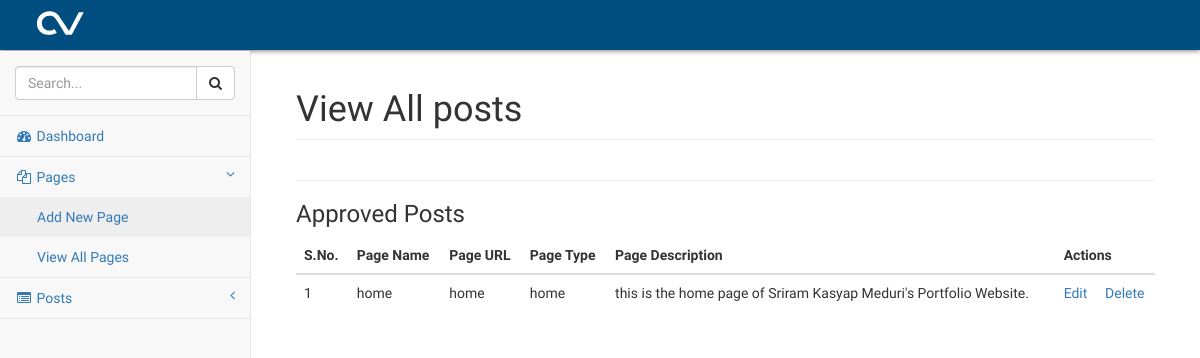
/cv-admin/pages.php?source=add, run on an earlier commit of the app's database.
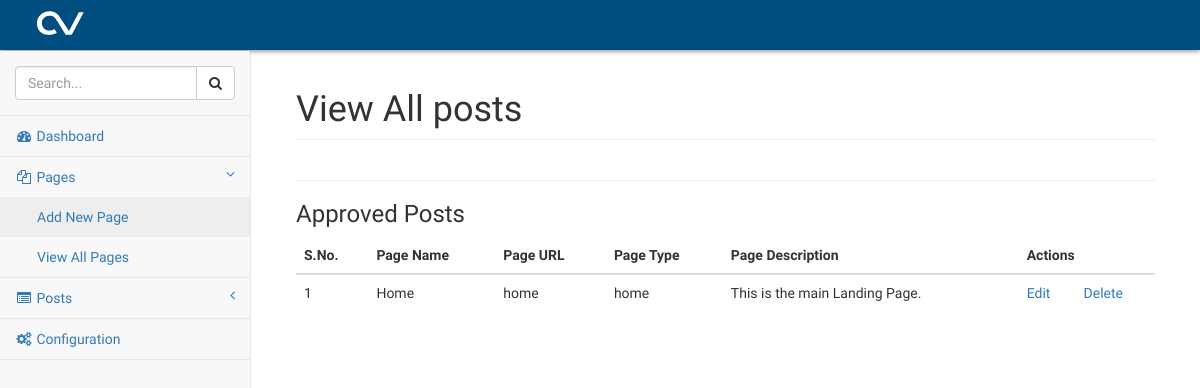
And on a later commit of the database.
### tables this page shows
CREATE TABLE `admin_sidenav_items` (
  `sidenav_id` int(3) NOT NULL,
  `sidenav_name` varchar(50) NOT NULL,
  `sidenav_icon` varchar(50) NOT NULL,
  `sidenav_url` varchar(255) NOT NULL DEFAULT '#',
  `sidenav_has_dropdown` tinyint(1) NOT NULL DEFAULT '0',
  `sidenav_dropdown_items` text NOT NULL,
  `sidenav_pos` int(3) NOT NULL
);

CREATE TABLE `site_pages` (
  `page_id` int(20) NOT NULL,
  `page_url` varchar(255) NOT NULL,
  `page_title` varchar(255) NOT NULL,
  `page_heading` varchar(255) NOT NULL,
  `page_description` text NOT NULL,
  `page_type` varchar(255) NOT NULL
);

### cv-admin/includes/functions.php (called while the page is built, shortened)
<?php
    function connect_db() {
        $link = mysqli_connect(DB_HOST, DB_USER, DB_PASS, DB_NAME) or die("ERROR: " . mysqli_error());
        return $link;
    }
?>

### cv-admin/pages.php (the view, shortened to what this page needs)
<?php
    if(!isset($_GET['source'])) {
        header("Location: index.php");
    }
    else {
    	include 'includes/functions.php';
        $task = $_GET['task'];
        switch($task) {
            default :       $page['title'] = 'posts';
                            $page['data'] =  view_all_pages();
                            $page['heading'] = 'View All posts';
                            break;
        }
    }
    include 'includes/header.php';
    function view_all_pages() {
    	$data = '<hr>
		<h3>Approved Posts</h3>
		   <table class="table table-hover">
		    <thead>
		        <tr>
		            <th>S.No.</th>
		            <th>Page Name</th>
		            <th>Page URL</th>
                    <th>Page Type</th>
                    <th>Page Description</th>
		            <th colspan="2">Actions</th>
		        </tr>
		    </thead>
		    <tbody>';
            $view_query = "SELECT * FROM `".TABLE_PREFIX."pages`";
            $all_posts_result = mysqli_query(connect_db(), $view_query);
            while($row=mysqli_fetch_assoc($all_posts_result)) {
                $data .= '<tr>
		                    <td>' . $row['page_id'] . '</td>
		                    <td>' . $row['page_heading'] . '</td>
		                    <td>' . $row['page_url'] . '</td>
		                    <td>' . $row['page_type'] . '</td>
		                    <td>' . $row['page_description'] . '</td>
		                    <td><a class="page-task" data-task="edit" data-sid="' . $row['post_id'] . '">Edit</a></td>
		                    <td><a class="page-task" data-task="delete" data-sid="' . $row['post_id'] . '">Delete</a></td>
		                </tr>';
            }
    	$data .= '</tbody></table>';
  		return $data;
    }
?>
<body>
    <div id="wrapper">
        <?php include 'includes/nav.php'; ?>
        <div id="page-wrapper">
            <div class="container-fluid">
                <div class="row">
                    <div class="col-lg-12">
                        <h1 class="page-header"><?= $page['heading'] ?></h1>
                    </div>
                </div>
               	<div class="row">
                    <div class="col-lg-12" id="cv-post-content">
                    <?= $page['data'] ?>
                    </div>
                </div>
            </div>
        </div>
    </div>
<?php include 'includes/footer.php'; ?>

### cv-admin/includes/nav.php (shortened to what this page needs)
<nav class="navbar navbar-default navbar-static-top" role="navigation" style="margin-bottom: 0">
    <div class="navbar-header">
        <a class="navbar-brand" href="index.php">
		</a>
    </div>
    <?php include 'includes/nav_sidebar.php'; ?>
</nav>

### cv-admin/includes/nav_sidebar.php
<div class="navbar-default sidebar" role="navigation">
    <div class="sidebar-nav navbar-collapse">
        <ul class="nav" id="side-menu">
            <li class="sidebar-search">
                <div class="input-group custom-search-form">
                    <input type="text" class="form-control" placeholder="Search...">
                    <span class="input-group-btn">
                    <button class="btn btn-default" type="button">
                        <i class="fa fa-search"></i>
                    </button>
                </span>
                </div>
            </li>
            <?php
                $link = connect_db('cv_cms');
                $all_sidebar_query = "SELECT * FROM `admin_sidenav_items` ORDER BY `sidenav_pos` ASC";
                $sidebar_result = mysqli_query($link, $all_sidebar_query);
                while($sidebar_row = mysqli_fetch_assoc($sidebar_result)) {
                    if(!$sidebar_row['sidenav_has_dropdown']) {
            ?>
            <li>
                <a href="<?= $sidebar_row['sidenav_url'] ?>"> <i class="fa <?= $sidebar_row['sidenav_icon'] ?> fa-fw"></i><?= "  " . ucwords($sidebar_row['sidenav_name']) ?></a>
            </li>
            <?php
                    }
                    else {
            ?>
            <li>
                <a href="<?= $sidebar_row['sidenav_url'] ?>"><i class="fa <?= $sidebar_row['sidenav_icon'] ?> fa-fw"></i><?= "  " .  ucwords($sidebar_row['sidenav_name']) ?><span class="fa arrow"></span></a>
                <ul class="nav nav-second-level">
            <?php
                        $items_raw = $sidebar_row['sidenav_dropdown_items'];
                        $items_list = explode(";", $items_raw);
                        foreach($items_list as $item_element) {
                            $item = explode(",", $item_element);
            ?>
                    <li>
                        <a href="<?= $item[1] ?>"><?= "  " . ucwords($item[0]) ?></a>
                    </li>
            <?php
                        }
            ?>
                   </ul>
            </li>
            <?php
                    }
                }
            ?>
        </ul>
    </div>
</div>

What changed in the data, as far as the page shows it:
added admin_sidenav_items: sidenav_name "Configuration"
changed site_pages "home": page_heading "home" → "Home"; page_description "this is the home page of Sriram Kasyap Meduri's Portfolio Website." → "This is the main Landing Page."
